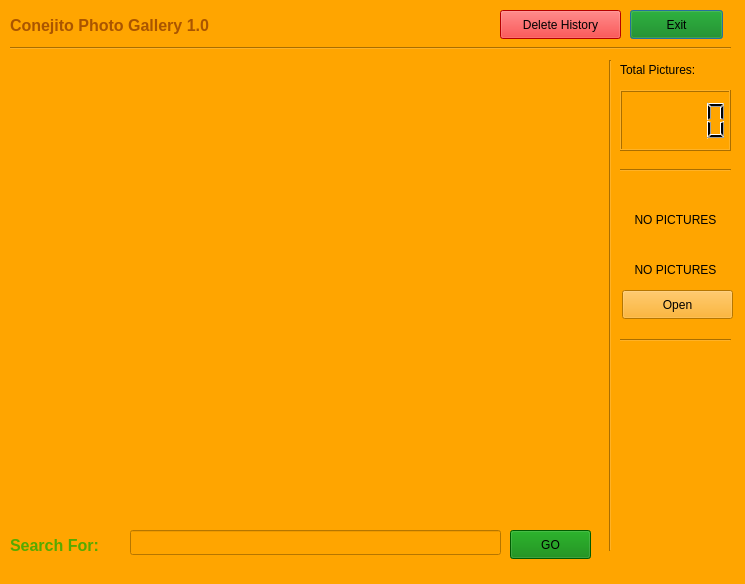
<?xml version="1.0" encoding="UTF-8"?>
<ui version="4.0">
 <class>gallery</class>
 <widget class="QDialog" name="gallery">
  <property name="geometry">
   <rect>
    <x>0</x>
    <y>0</y>
    <width>745</width>
    <height>584</height>
   </rect>
  </property>
  <property name="windowTitle">
   <string>Dialog</string>
  </property>
  <property name="styleSheet">
   <string notr="true">background-color:orange;</string>
  </property>
  <widget class="QLabel" name="label">
   <property name="geometry">
    <rect>
     <x>10</x>
     <y>10</y>
     <width>281</width>
     <height>31</height>
    </rect>
   </property>
   <property name="text">
    <string>&lt;html&gt;&lt;head/&gt;&lt;body&gt;&lt;p&gt;&lt;span style=&quot; font-size:12pt; font-weight:700; color:#aa5500;&quot;&gt;Conejito Photo Gallery 1.0&lt;/span&gt;&lt;/p&gt;&lt;/body&gt;&lt;/html&gt;</string>
   </property>
  </widget>
  <widget class="Line" name="line">
   <property name="geometry">
    <rect>
     <x>10</x>
     <y>40</y>
     <width>721</width>
     <height>16</height>
    </rect>
   </property>
   <property name="orientation">
    <enum>Qt::Horizontal</enum>
   </property>
  </widget>
  <widget class="QPushButton" name="pushButton">
   <property name="geometry">
    <rect>
     <x>630</x>
     <y>10</y>
     <width>93</width>
     <height>29</height>
    </rect>
   </property>
   <property name="styleSheet">
    <string notr="true">background-color:green;</string>
   </property>
   <property name="text">
    <string>Exit</string>
   </property>
  </widget>
  <widget class="QListWidget" name="listWidget_2">
   <property name="geometry">
    <rect>
     <x>10</x>
     <y>60</y>
     <width>581</width>
     <height>461</height>
    </rect>
   </property>
  </widget>
  <widget class="QLabel" name="label_2">
   <property name="geometry">
    <rect>
     <x>10</x>
     <y>530</y>
     <width>121</width>
     <height>31</height>
    </rect>
   </property>
   <property name="text">
    <string>&lt;html&gt;&lt;head/&gt;&lt;body&gt;&lt;p&gt;&lt;span style=&quot; font-size:12pt; font-weight:700; color:#55aa00;&quot;&gt;Search For:&lt;/span&gt;&lt;/p&gt;&lt;/body&gt;&lt;/html&gt;</string>
   </property>
  </widget>
  <widget class="QLineEdit" name="lineEdit">
   <property name="geometry">
    <rect>
     <x>130</x>
     <y>530</y>
     <width>371</width>
     <height>25</height>
    </rect>
   </property>
  </widget>
  <widget class="QPushButton" name="pushButton_2">
   <property name="geometry">
    <rect>
     <x>510</x>
     <y>530</y>
     <width>81</width>
     <height>29</height>
    </rect>
   </property>
   <property name="styleSheet">
    <string notr="true">background-color:green</string>
   </property>
   <property name="text">
    <string>GO</string>
   </property>
  </widget>
  <widget class="Line" name="line_2">
   <property name="geometry">
    <rect>
     <x>600</x>
     <y>60</y>
     <width>20</width>
     <height>491</height>
    </rect>
   </property>
   <property name="orientation">
    <enum>Qt::Vertical</enum>
   </property>
  </widget>
  <widget class="QLCDNumber" name="lcdNumber">
   <property name="geometry">
    <rect>
     <x>620</x>
     <y>90</y>
     <width>111</width>
     <height>61</height>
    </rect>
   </property>
  </widget>
  <widget class="QLabel" name="label_3">
   <property name="geometry">
    <rect>
     <x>620</x>
     <y>60</y>
     <width>111</width>
     <height>20</height>
    </rect>
   </property>
   <property name="text">
    <string>Total Pictures:</string>
   </property>
  </widget>
  <widget class="Line" name="line_3">
   <property name="geometry">
    <rect>
     <x>620</x>
     <y>160</y>
     <width>111</width>
     <height>20</height>
    </rect>
   </property>
   <property name="orientation">
    <enum>Qt::Horizontal</enum>
   </property>
  </widget>
  <widget class="QLabel" name="label_4">
   <property name="geometry">
    <rect>
     <x>620</x>
     <y>180</y>
     <width>111</width>
     <height>81</height>
    </rect>
   </property>
   <property name="text">
    <string>&lt;html&gt;&lt;head/&gt;&lt;body&gt;&lt;p align=&quot;center&quot;&gt;NO PICTURES&lt;/p&gt;&lt;/body&gt;&lt;/html&gt;</string>
   </property>
  </widget>
  <widget class="QLabel" name="label_5">
   <property name="geometry">
    <rect>
     <x>620</x>
     <y>260</y>
     <width>111</width>
     <height>20</height>
    </rect>
   </property>
   <property name="text">
    <string>&lt;html&gt;&lt;head/&gt;&lt;body&gt;&lt;p align=&quot;center&quot;&gt;NO PICTURES&lt;/p&gt;&lt;/body&gt;&lt;/html&gt;</string>
   </property>
  </widget>
  <widget class="QPushButton" name="pushButton_3">
   <property name="geometry">
    <rect>
     <x>500</x>
     <y>10</y>
     <width>121</width>
     <height>29</height>
    </rect>
   </property>
   <property name="styleSheet">
    <string notr="true">background-color:red;</string>
   </property>
   <property name="text">
    <string>Delete History</string>
   </property>
  </widget>
  <widget class="Line" name="line_4">
   <property name="geometry">
    <rect>
     <x>620</x>
     <y>330</y>
     <width>111</width>
     <height>20</height>
    </rect>
   </property>
   <property name="orientation">
    <enum>Qt::Horizontal</enum>
   </property>
  </widget>
  <widget class="QPushButton" name="pushButton_4">
   <property name="geometry">
    <rect>
     <x>622</x>
     <y>290</y>
     <width>111</width>
     <height>29</height>
    </rect>
   </property>
   <property name="text">
    <string>Open</string>
   </property>
  </widget>
  <widget class="QLabel" name="label_6">
   <property name="geometry">
    <rect>
     <x>10</x>
     <y>60</y>
     <width>581</width>
     <height>461</height>
    </rect>
   </property>
   <property name="text">
    <string/>
   </property>
  </widget>
 </widget>
 <resources/>
 <connections/>
</ui>
